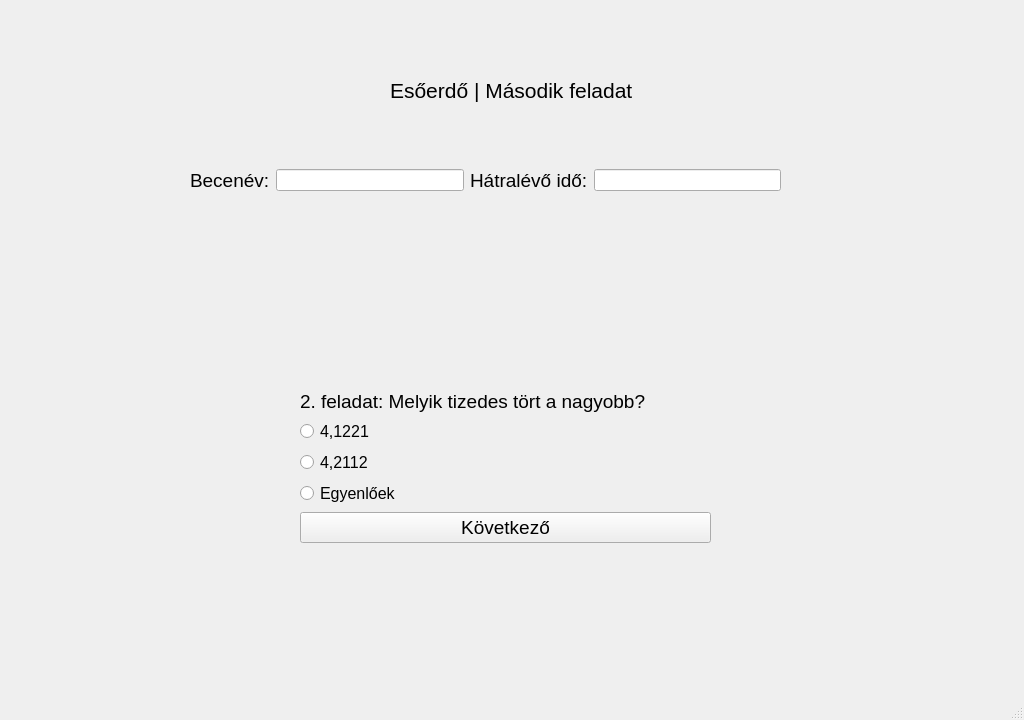
<?xml version="1.0" encoding="UTF-8"?>
<ui version="4.0">
 <class>ques1</class>
 <widget class="QMainWindow" name="ques1">
  <property name="geometry">
   <rect>
    <x>0</x>
    <y>0</y>
    <width>1024</width>
    <height>720</height>
   </rect>
  </property>
  <property name="windowTitle">
   <string>Játékos matematikai gyakorlóprogram</string>
  </property>
  <widget class="QWidget" name="centralwidget">
   <widget class="QLabel" name="label">
    <property name="geometry">
     <rect>
      <x>0</x>
      <y>-10</y>
      <width>1024</width>
      <height>720</height>
     </rect>
    </property>
    <property name="text">
     <string/>
    </property>
    <property name="pixmap">
     <pixmap>../szakdoga hátterek/Game_Background_38.jpg</pixmap>
    </property>
    <property name="scaledContents">
     <bool>true</bool>
    </property>
   </widget>
   <widget class="QLabel" name="label_4">
    <property name="geometry">
     <rect>
      <x>390</x>
      <y>70</y>
      <width>251</width>
      <height>41</height>
     </rect>
    </property>
    <property name="sizePolicy">
     <sizepolicy hsizetype="Expanding" vsizetype="Preferred">
      <horstretch>0</horstretch>
      <verstretch>0</verstretch>
     </sizepolicy>
    </property>
    <property name="font">
     <font>
      <pointsize>16</pointsize>
     </font>
    </property>
    <property name="cursor">
     <cursorShape>ArrowCursor</cursorShape>
    </property>
    <property name="text">
     <string>Esőerdő | Második feladat</string>
    </property>
   </widget>
   <widget class="QWidget" name="horizontalLayoutWidget">
    <property name="geometry">
     <rect>
      <x>190</x>
      <y>140</y>
      <width>591</width>
      <height>81</height>
     </rect>
    </property>
    <layout class="QHBoxLayout" name="horizontalLayout">
     <item>
      <widget class="QLabel" name="label_2">
       <property name="font">
        <font>
         <pointsize>14</pointsize>
        </font>
       </property>
       <property name="text">
        <string>Becenév:</string>
       </property>
      </widget>
     </item>
     <item>
      <widget class="QLineEdit" name="T1">
       <property name="sizePolicy">
        <sizepolicy hsizetype="Expanding" vsizetype="Fixed">
         <horstretch>0</horstretch>
         <verstretch>0</verstretch>
        </sizepolicy>
       </property>
      </widget>
     </item>
     <item>
      <widget class="QLabel" name="label_3">
       <property name="font">
        <font>
         <pointsize>14</pointsize>
        </font>
       </property>
       <property name="text">
        <string>Hátralévő idő:</string>
       </property>
      </widget>
     </item>
     <item>
      <widget class="QLineEdit" name="T2">
       <property name="sizePolicy">
        <sizepolicy hsizetype="Expanding" vsizetype="Fixed">
         <horstretch>0</horstretch>
         <verstretch>0</verstretch>
        </sizepolicy>
       </property>
      </widget>
     </item>
    </layout>
   </widget>
   <widget class="QWidget" name="formLayoutWidget">
    <property name="geometry">
     <rect>
      <x>300</x>
      <y>390</y>
      <width>411</width>
      <height>251</height>
     </rect>
    </property>
    <layout class="QFormLayout" name="formLayout">
     <property name="labelAlignment">
      <set>Qt::AlignLeading|Qt::AlignLeft|Qt::AlignTop</set>
     </property>
     <item row="1" column="0">
      <widget class="QLabel" name="label_5">
       <property name="font">
        <font>
         <pointsize>14</pointsize>
        </font>
       </property>
       <property name="text">
        <string>2. feladat: Melyik tizedes tört a nagyobb?</string>
       </property>
      </widget>
     </item>
     <item row="2" column="0">
      <widget class="QRadioButton" name="R1">
       <property name="font">
        <font>
         <pointsize>12</pointsize>
        </font>
       </property>
       <property name="text">
        <string>4,1221</string>
       </property>
      </widget>
     </item>
     <item row="3" column="0">
      <widget class="QRadioButton" name="R2">
       <property name="font">
        <font>
         <pointsize>12</pointsize>
        </font>
       </property>
       <property name="text">
        <string>4,2112</string>
       </property>
      </widget>
     </item>
     <item row="4" column="0">
      <widget class="QRadioButton" name="R3">
       <property name="font">
        <font>
         <pointsize>12</pointsize>
        </font>
       </property>
       <property name="text">
        <string>Egyenlőek</string>
       </property>
      </widget>
     </item>
     <item row="5" column="0" colspan="2">
      <widget class="QPushButton" name="B1">
       <property name="font">
        <font>
         <pointsize>14</pointsize>
        </font>
       </property>
       <property name="text">
        <string>Következő</string>
       </property>
      </widget>
     </item>
    </layout>
   </widget>
   <widget class="QLabel" name="label_6">
    <property name="geometry">
     <rect>
      <x>370</x>
      <y>280</y>
      <width>231</width>
      <height>71</height>
     </rect>
    </property>
    <property name="text">
     <string/>
    </property>
    <property name="pixmap">
     <pixmap>../szakdoga hátterek/feladat képek/12. feladat képe edited.png</pixmap>
    </property>
    <property name="scaledContents">
     <bool>true</bool>
    </property>
   </widget>
  </widget>
  <widget class="QMenuBar" name="menubar">
   <property name="geometry">
    <rect>
     <x>0</x>
     <y>0</y>
     <width>1024</width>
     <height>21</height>
    </rect>
   </property>
  </widget>
  <widget class="QStatusBar" name="statusbar"/>
 </widget>
 <resources/>
 <connections/>
</ui>
